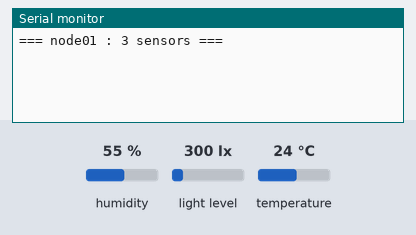
Simulated run of this sketch. Board: ESP32. Parts: the last lines printed to the serial monitor. The test bench sets the inputs (shaded band); at power-on: humidity 55 %, light level 300 lx, temperature 24 °C.

Above: at 1.7 s.
1.8 s: humidity set to 22 %
At 3.8 s:
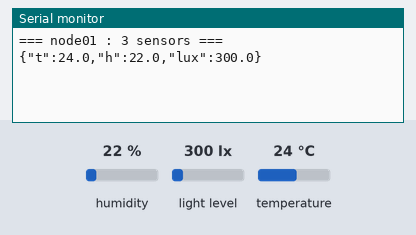
6.0 s: light level set to 40 lx
At 7.3 s:
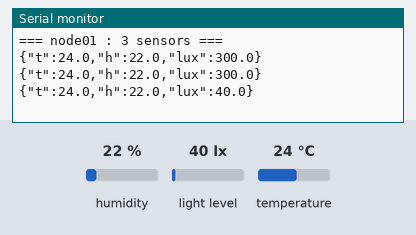
9.0 s: temperature set to 12 °C
At 11.7 s:
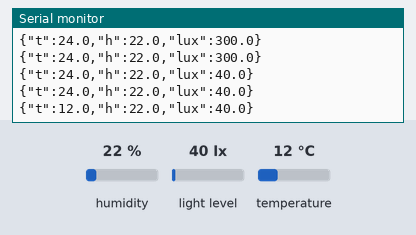
12.0 s: light level set to 500 lx
At 13.7 s:
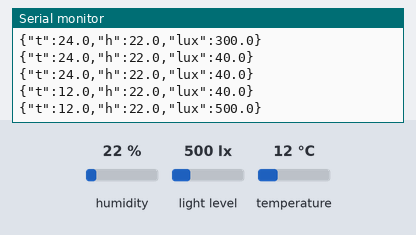
15.0 s: humidity set to 40 %
At 17.2 s:
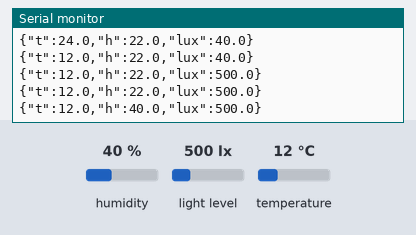
Timing chart, 0 to 18.7 s (numbered marks = the images above; inputs shaded):
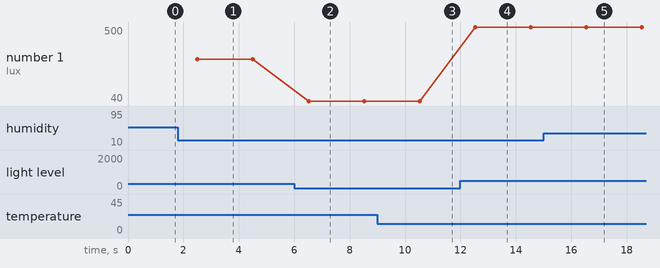

The sketch:

04_merged.ino
```cpp
// 阶段 1.5：三个测量值合并到一个程序
// 输出格式刻意做成 JSON —— 这就是后面要 publish 到 MQTT 的 payload 形状，
// 先在串口里把数据格式调对，再上网络；出问题时能分清"格式问题"还是"网络问题"。
//
// 注意：DHT22 一颗芯片同时给温度和湿度（一次读两个值），BH1750 单独走 I2C。
// 所以"三个数据"其实是两次读。

#include <Wire.h>
#include <BH1750.h>
#include "DHT.h"

#define DHTPIN  4
#define DHTTYPE DHT22

DHT dht(DHTPIN, DHTTYPE);
BH1750 lightMeter;

void setup() {
  Serial.begin(115200);
  dht.begin();
  Wire.begin(21, 22);
  lightMeter.begin();
  delay(500);
  Serial.println();
  Serial.println("=== node01 : 3 sensors ===");
}

void loop() {
  delay(2000);                       // 验证阶段 2 秒；固件阶段改 10 秒

  float t   = dht.readTemperature();
  float h   = dht.readHumidity();
  float lux = lightMeter.readLightLevel();

  if (isnan(t) || isnan(h)) {
    Serial.println("{\"error\":\"dht read failed\"}");
    return;
  }

  Serial.print("{\"t\":");   Serial.print(t, 1);
  Serial.print(",\"h\":");   Serial.print(h, 1);
  Serial.print(",\"lux\":"); Serial.print(lux, 1);
  Serial.println("}");
}
```

Measured:
- after the input at 1.8 s, the serial monitor: prints a new line after 0.71 s (image 1)
- after the input at 6.0 s, the serial monitor: prints a new line after 0.52 s (image 2)
- after the input at 9.0 s, the serial monitor: prints a new line after 1.5 s (image 3)
- after the input at 12.0 s, the serial monitor: prints a new line after 0.54 s (image 4)
- after the input at 15.0 s, the serial monitor: prints a new line after 1.5 s (image 5)
- plotted number 1: 300 → 40 after the input at 6.0 s, 40 → 500 after the input at 12.0 s
